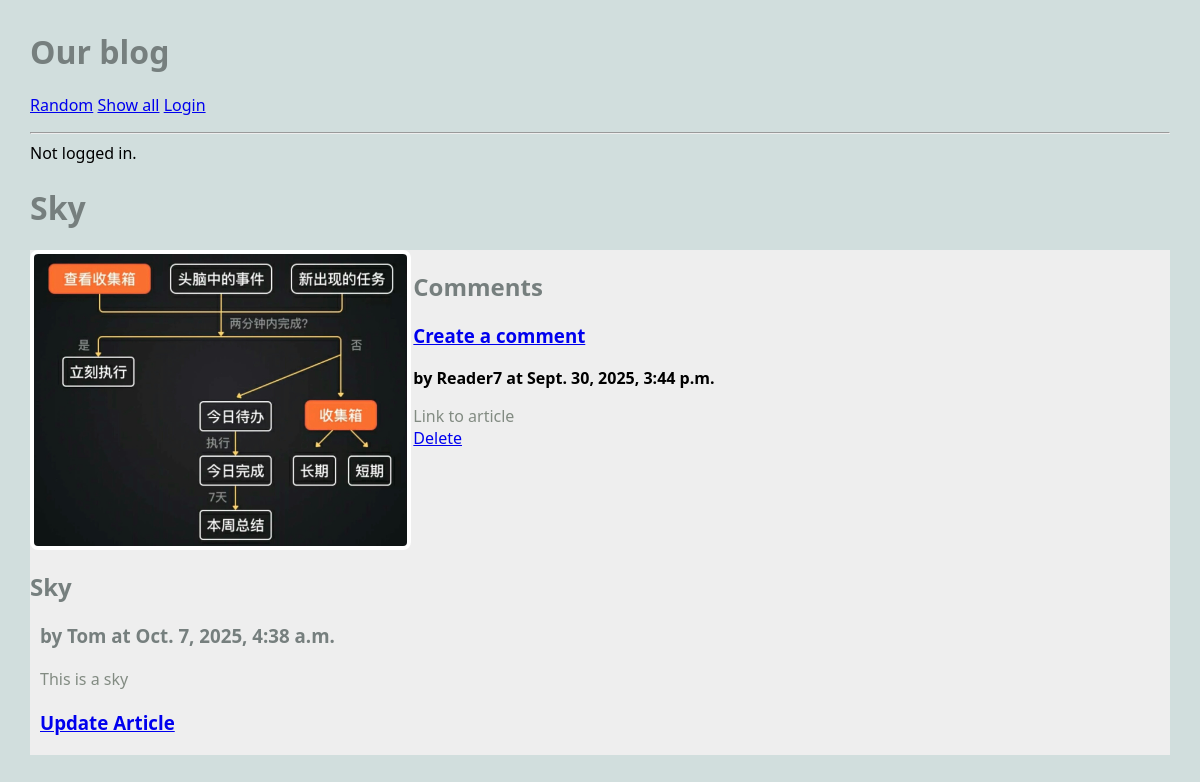
Before: /blog/ with the older database file.
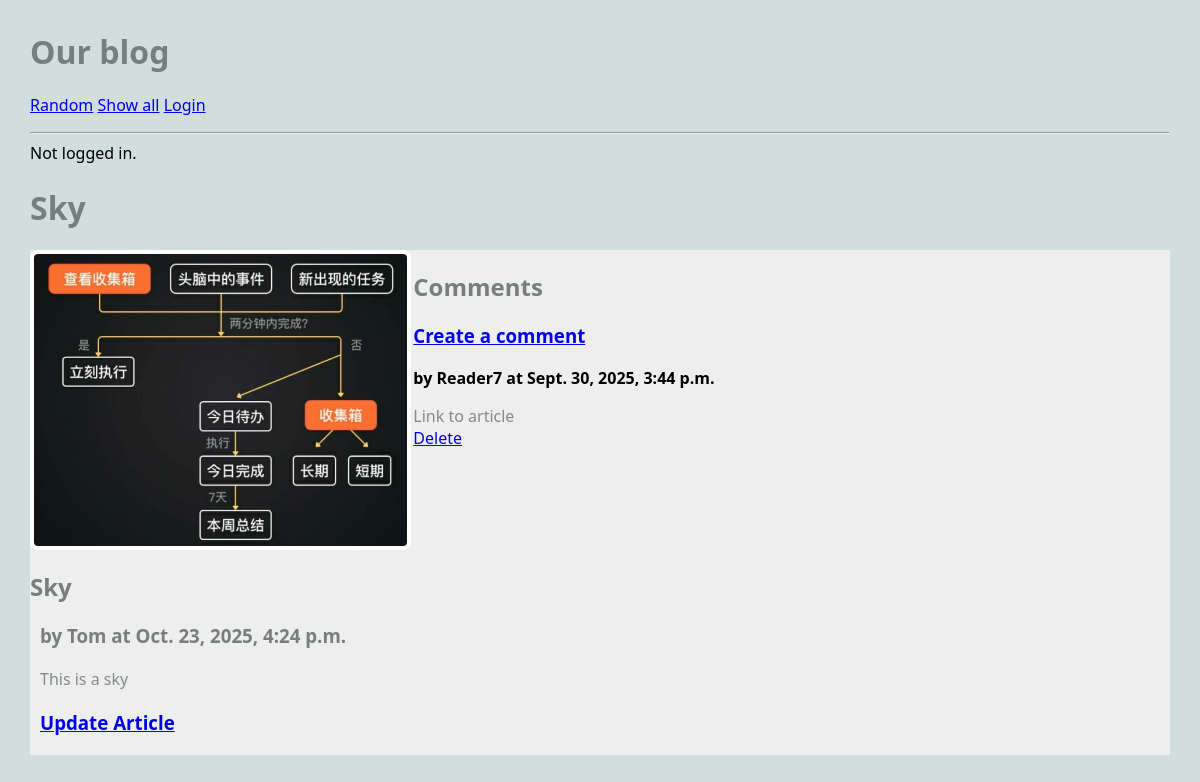
After: the same page with the newer database file.
### blog/models.py (models this page shows, shortened)
class Article(models.Model):
    title = models.TextField(blank=True)
    author = models.TextField(blank=True)
    text = models.TextField(blank=True)
    published = models.DateTimeField(auto_now=True)
    image_file = models.ImageField(blank=True)
    user = models.ForeignKey(User, on_delete=models.CASCADE)
    def get_all_comments(self):
        comments = Comment.objects.filter(article=self)
        return comments

### blog/views.py (the view)
# urls.py: path("", RandomArticleView.as_view(), name="random"),
class RandomArticleView(DetailView):
    model = Article
    template_name = "blog/article.html"
    context_object_name = "article"
    def get_object(self):
        all_articles = Article.objects.all()
        article = random.choice(all_articles)
        return article

### blog/templates/blog/article.html
{% extends 'blog/base.html' %}
{% block content %}
<h1>{{article.title}}</h1>
<main class="grid-container">
    <article>
        {% if article.image_file %}
        <img src="{{article.image_file.url}}" alt="">
        {% else %}
        <h3>No Image</h3>
        {% endif %}
        <div>
            <h2>{{article.title}}</h2>
            <h3>by {{article.author}} at {{article.published}}</h3>
            <p>
                {{article.text}}
            </p>
            <h3>
                <a href="{% url 'update_article' article.pk %}">Update Article</a>
            </h3>
        </div>
    </article>
    <div>
        <h2>Comments</h2>
        <h3>
            <a href="{% url 'create_comment' article.pk %}">Create a comment</a>
        </h3>
        {% for comment in article.get_all_comments %}
            <div>
                <strong>by {{comment.author}} at {{comment.published}}</strong>
                <p>
                    {{comment.text}}
                    <br>
                    <a href="{% url 'delete_comment' comment.pk %}">Delete</a>
                </p>
            </div>
        {% endfor %}
    </div>
</main>
{% endblock %}

Changed rows visible on the page:
changed Article "Sky": published "Oct. 7, 2025, 4:38 a.m." → "Oct. 23, 2025, 4:24 p.m."
